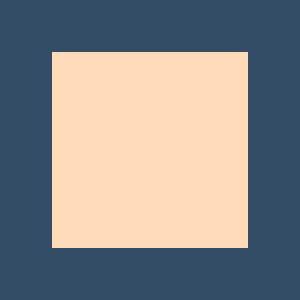

Recreate this plot in Python.
#!/usr/bin/env python

# Render a cube using vtkCubeSource with a tomato back-face.

# Factory overrides: importing these modules registers the OpenGL rendering
# and interaction style implementations for vtkRenderingCore factory classes.
import vtkmodules.vtkInteractionStyle  # noqa: F401
import vtkmodules.vtkRenderingOpenGL2  # noqa: F401
# VTK pipeline classes used in this example
from vtkmodules.vtkFiltersSources import vtkCubeSource
from vtkmodules.vtkRenderingCore import (
    vtkActor,
    vtkPolyDataMapper,
    vtkProperty,
    vtkRenderWindow,
    vtkRenderWindowInteractor,
    vtkRenderer,
)

# Colors (normalized RGB)
peach_puff_rgb = (1.0, 0.855, 0.725)
tomato_rgb = (1.0, 0.388, 0.278)
background_rgb = (0.200, 0.302, 0.400)

# Source: generate cube polygon data
source = vtkCubeSource()

# Mapper: map polygon data to graphics primitives
mapper = vtkPolyDataMapper()
mapper.SetInputConnection(source.GetOutputPort())

# Actor: assign the mapped geometry with a tomato back-face
back_property = vtkProperty()
back_property.SetColor(tomato_rgb)
actor = vtkActor()
actor.SetMapper(mapper)
actor.GetProperty().SetColor(peach_puff_rgb)
actor.SetBackfaceProperty(back_property)

# Renderer: assemble the scene and configure the camera
renderer = vtkRenderer()
renderer.AddActor(actor)
renderer.SetBackground(background_rgb)

# Window: display the rendered scene
render_window = vtkRenderWindow()
render_window.AddRenderer(renderer)
render_window.SetWindowName("source object cube")
render_window.SetMultiSamples(0)
render_window.SetSize(300, 300)

# Interactor: handle mouse and keyboard events
render_window_interactor = vtkRenderWindowInteractor()
render_window_interactor.SetRenderWindow(render_window)

# Scene: configure the camera
renderer.ResetCamera()

render_window_interactor.Initialize()
render_window_interactor.Start()
